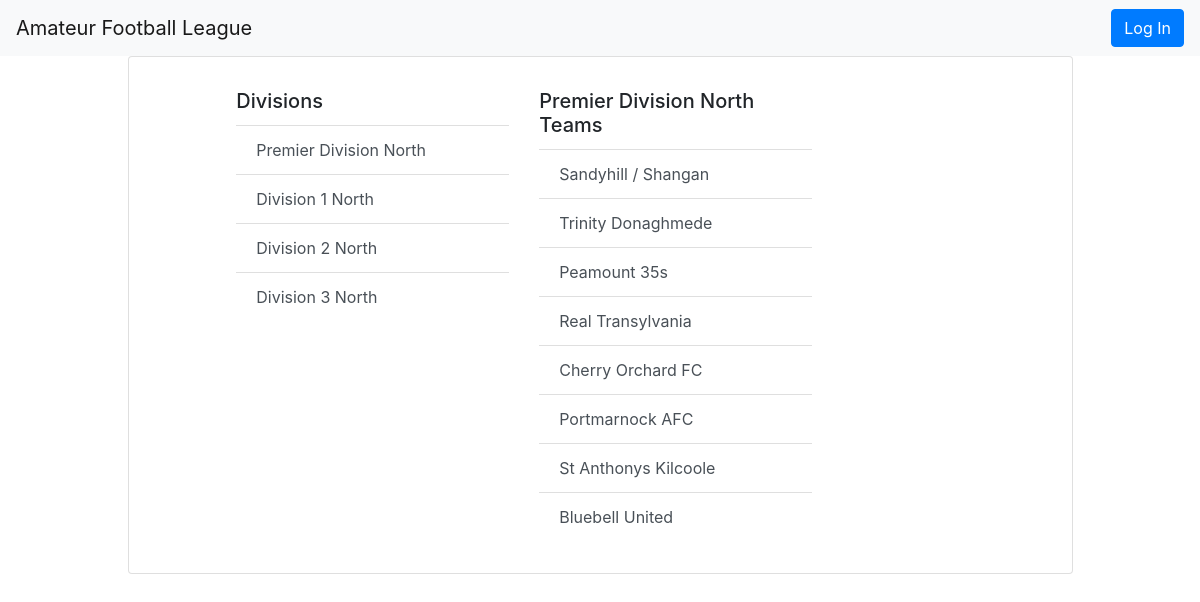
Page /division/Premier Division North/teams on the committed database.
### db_setup.py (models this page shows, shortened)
class Division(Base):
    __tablename__ = 'division'
    id = Column(Integer, primary_key = True)
    name = Column(String(80), nullable = False)
    rank = Column(Integer, nullable = False)

class Team(Base):
    __tablename__ = 'team'
    id = Column(Integer, primary_key = True)
    name = Column(String(80), nullable = False)
    nickname = Column(String(80))
    membership = Column(Integer, nullable = False)
    email = Column(String(80))
    home = Column(String(100))
    description = Column(String(500))
    division_id = Column(Integer, ForeignKey('division.id'))
    division = relationship(Division)
    user_id = Column(Integer, ForeignKey('user.id'))
    user = relationship(User)

### application.py (the view)
@app.route('/division/<path:division_name>')
@app.route('/division/<path:division_name>/teams')
def showTeams(division_name):
    try:
        session = newSession()
        division = session.query(Division).filter_by(name = division_name).one()
        teams = session.query(Team).filter_by(division_id = division.id)
        divisions = session.query(Division).order_by(Division.rank).all()
        if loggedIn(): # can create a new team if logged in
            return render_template('teams.html', teams = teams, division = division, divisions = divisions)
        else:
            return render_template('publicTeams.html', teams = teams, division = division, divisions = divisions)
    finally:
        session.close()

### application.py (called while the page is built)
def newSession():
    DBSession = sessionmaker(bind=engine)
    session = DBSession()
    return session

def loggedIn():
    if login_session.get('user_id') is None:
        return False
    else:
        return True

### templates/publicTeams.html (shortened to what this page needs)
{% extends 'teams.html' %}
{% block main %}
{{super()}}
{% endblock %}

### templates/teams.html (shortened to what this page needs)
{% extends 'divisions.html' %}
{% block main %}
<div class='card-body'>
  <div class='row'>
    <div class='col-4 offset-1'>
      <h5 class='card-title'>Divisions</h5>
      <div class='list-group list-group-flush'>
        {% for d in divisions %}
        <a href={{url_for('showTeams', division_name = d.name)}} class="list-group-item list-group-item-action">{{d.name}}</a>
        {% endfor %}
      </div>
      </div>
      <div class='col-4'>
        <h5 class='card-title'>{{division.name}} Teams</h5>
        <div class='list-group list-group-flush'>
          {% for t in teams %}
          <a href={{url_for('showTeamDetails', division_name = division.name, team_name = t.name)}} class="list-group-item list-group-item-action">{{t.name}}</a>
          {% endfor %}
        </div>
      </div>
    </div>
  </div>
  </div>
{% endblock %}

### static/style.css (style rules this page uses)
.card-body { padding-top: 2em; padding-bottom: 2em; padding-left: 2em; padding-right: 2em; }

### rows in the picture
Division: name "Premier Division North"
Division: name "Division 1 North"
Division: name "Division 2 North"
Division: name "Division 3 North"
Team: name "Sandyhill / Shangan"
Team: name "Trinity Donaghmede"
Team: name "Peamount 35s"
Team: name "Real Transylvania"
Team: name "Cherry Orchard FC"
Team: name "Portmarnock AFC"
Team: name "St Anthonys Kilcoole"
Team: name "Bluebell United"
